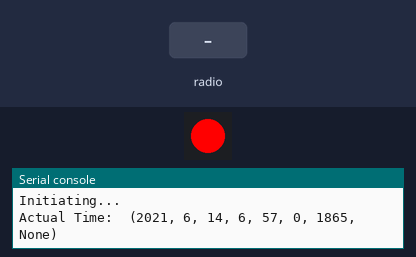
This program was run on a simulated Pycom board running MicroPython. Parts: 1 RGB LEDs in strip order, left to right, the last lines printed to the serial console. Inputs (shaded band) come from the test bench. The clock reads 2024-03-15 10:24:30 at power-on unless the program sets it; no radio messages arrive unless stated (any console line starting 'radio sent:' is added by the test bench); threads take turns every 2 ms; the LoRaWAN join succeeds after 3 s and a send takes 0.1 s.

Above: at 0.1 s.
At 6.2 s:
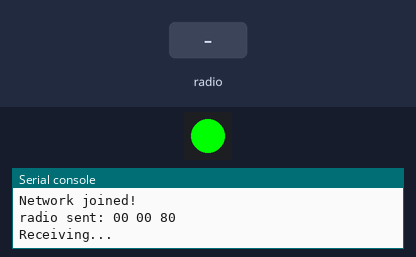
6.3 s: radio message "0" arrives
Timing chart, 0 to 9.3 s (numbered marks = the images above; inputs shaded):
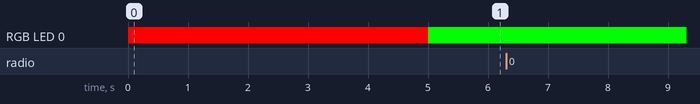

The program:

main.py
```python
import pycom
from network import LoRa
import time
import binascii
import socket

from machine import Pin
from onewire import DS18X20
from onewire import OneWire

import _thread

from machine import RTC
import utime
from PAlarm import PAlarm
import luand
import const

""" Setup Variables - Must be Set/verified before every run """
                #   Y    M   D   H   m
setup_start_time = (2021, 6, 14, 6, 57)
setup_time_slots = {(0, 7, 0) : Pin('P10', mode = Pin.IN), (0,12, 0) : Pin('P9', mode = Pin.IN)} # <weekday [0-6 / mon-sun], hour [0-23], minute [0-60]>

""" Global Vars """
rtc = RTC()

color_lock = _thread.allocate_lock()
alarms_lock = _thread.allocate_lock()

alarms_palarm = []

""" Shared Region """
def blinkLED():
    with color_lock:
        for _ in range(5):
            pycom.rgbled(0xff0000)
            time.sleep(0.4)
            pycom.rgbled(0x888888)
            time.sleep(0.1)
        pycom.rgbled(0x000000)


def addAlarm(timemark: tuple, ssocket : socket , weekly = False):
    index = -1
    found = False
    with alarms_lock:
        for a in alarms_palarm:
            index+=1
            if a.getSchedule() == timemark:
                found = True
                if a.isWeekly():
                    return False
                else:
                    break

        t_pin = None
        for times in sorted(setup_time_slots.keys()):
            if timemark[0] == times[0] and 0 <= timemark[1] - times[1] <= 3:
                t_pin = setup_time_slots[times]
                break

        if not t_pin:
            return False

        if found:
            alarms_palarm.pop(index)

        if weekly:                      # seconds in a week
            alarms_palarm.append( PAlarm(604800, timemark, weekly, blinkLED, addAlarm, t_pin, ssocket) )
        else:
                t_now = utime.gmtime()
                t_day = t_now[6]

                diff_days = timemark[0] - t_day
                if diff_days < 0:
                    diff_days = (7 - t_day) + timemark[0]
                                            # seconds in a day  - actually seconds                              + desired seconds
                alarms_palarm.append( PAlarm(86400 * diff_days - (t_now[3] * 3600 + t_now[4] * 60 + t_now[5]) + (timemark[1] * 3600 + timemark[2] * 60), timemark, weekly, blinkLED, addAlarm, t_pin, ssocket) )
        print("ListaD: ", alarms_palarm)
        return True

def removeAlarm(timemark: tuple):
    index = -1
    with alarms_lock:
        for a in alarms_palarm:
            index+=1
            if a.getSchedule() == timemark:
                break

        al = alarms_palarm.pop(index)
        al.cancelAlarm()

""" Threads """
""" Downlink Receiver """
def threadWork(ssocket : socket):
    sct = socket.socket(socket.AF_LORA, socket.SOCK_RAW)
    sct.setsockopt(socket.SOL_LORA, socket.SO_DR, 5)
    sct.bind(1)
    sct.setblocking(True)

    while True:
        try:
            print("Receiving...")
            msg = sct.recv(64)

            #interpret data
            data = int.from_bytes(msg, 'little')
            payload = luand.decodePayload(msg)
            print("Payload received: ", payload)

            if int(payload[0]) == const.SET and int(payload[4]) == const.ADD:
                addAlarm( (payload[1], payload[2], payload[3]), ssocket )

            ssocket.send( luand.encodePayload(const.VOID, 0, 0, 0, 0, 0).to_bytes(3, 'little') )
        except Exception as e:
            print("An error has ocorred:", e)

def initiate():

    lora = LoRa(mode=LoRa.LORAWAN)

    app_eui = binascii.unhexlify('70B3D57ED00421AB')
    app_key = binascii.unhexlify('758B8247E12A37076C194B517D0999D5')

    lora.join(activation=LoRa.OTAA, auth=(app_eui, app_key), timeout=0)

    # wait until the module has joined the network
    pycom.rgbled(0xFF0000)
    while not lora.has_joined():
        time.sleep(2.5)
        print('Not joined yet... Have you registered device ID? Mine is:')
        print(binascii.hexlify(lora.mac()).upper().decode('utf-8'))

    print('Network joined!')
    pycom.rgbled(0x00FF00)

    # setup a socket to transmit data
    s = socket.socket(socket.AF_LORA, socket.SOCK_RAW)
    s.setsockopt(socket.SOL_LORA, socket.SO_DR, 5)
    s.setblocking(False)

    _thread.start_new_thread(threadWork, [s] )
    while True:
        s.send( luand.encodePayload(const.VOID, 0, 0, 0, 0, 0).to_bytes(3, 'little') )

        #rest for a arbitrary interval
        time.sleep(60 * 30)

def setClock():

    rtc.init(setup_start_time)

    print("Actual Time: ", rtc.now())

if __name__ == "__main__":
    pycom.heartbeat(False)

    print("Initiating...")
    setClock()
    initiate()
```

PAlarm.py
```python
from machine import Timer
from machine import Pin
import utime
import const
import socket
from luand import encodePayload

class PAlarm:

    def __init__(self, waiting_period: int, schedule: tuple, weekly_flag: bool, colorChange: function, callBack: function, pin : Pin, ssocket: socket):
        print("Alarm Created!!")
        self.schedule = schedule    # tuple (day, hour, min)
        self.weekly = weekly_flag
        self.colorChange = colorChange
        self.callBack = callBack
        self.pin = pin
        self.ssocket = ssocket

        self.__alarm = Timer.Alarm(self._seconds_handler, waiting_period, periodic=True)

    def _seconds_handler(self, alarm):
        start_time = utime.time()
        break_cond = False
        tolerance_time = 60 * 20 # seconds
        while not break_cond:
            self.colorChange()
            diff_time = utime.time() - start_time
            if diff_time > tolerance_time:
                print("Past Tolerance Time", diff_time)
                break_cond = True
            elif self.pin() == 1:   # Note: 1 means detecting, 0 elsewise
                print("Slot has been Openned!!")
                break_cond = True
                                                                                                                            # send 0 if > tolerance_time, so it doens't overflows
        payload = (const.INFO, self.schedule[0], self.schedule[1], self.schedule[2], const.ON_TIME if diff_time < tolerance_time else const.FORGOT, diff_time if diff_time < tolerance_time else 0)
        print("Sending: ", payload)
        self.ssocket.send( encodePayload(*payload).to_bytes(3, 'little') )

        if not self.weekly:
            self.cancelAlarm()
            self.callBack(self.schedule, self.ssocket, True)

    def cancelAlarm(self):
        self.__alarm.cancel()

    def getSchedule(self):
        return self.schedule

    def isWeekly(self):
        return  self.weekly
```

luand.py
```python
def encodePayload(m_type, day, hour, minute, flag, delay=0):
    assert 0 <= m_type <= 3
    assert 0 <= day <= 6
    assert 0 <= hour <= 24
    assert 0 <= minute <= 60
    assert 0 <= flag <= 1  # type=3 (set/downlink) -> flag=0:add,flag=1:rm; #type=1 (info) -> flag=0:on_time;flag=1:has_delay [check delay]
    assert 0 <= delay <= 120

    payload_meta = 0
    payload_meta |= (m_type << 22)

    payload_meta |= (day << 19)

    payload_meta |= (hour << 14)

    payload_meta |= (minute << 8)

    payload_all = payload_meta

    payload_all |= (flag << 7)

    payload_all |= (delay << 0)

    return payload_all


def decodePayload(payload: bytes):  # Note: assumes 3 bytes
    unbyted = int.from_bytes(payload, "little")

    u_type = ((((2 ** 2) - 1) << 22) & unbyted) >> 22

    u_day = ((((2 ** 3) - 1) << 19) & unbyted) >> 19

    u_hour = ((((2 ** 5) - 1) << 14) & unbyted) >> 14

    u_min = ((((2 ** 6) - 1) << 8) & unbyted) >> 8

    u_flag = ((((2 ** 1) - 1) << 7) & unbyted) >> 7

    u_delay = ((((2 ** 7) - 1) << 0) & unbyted) >> 0

    return u_type, u_day, u_hour, u_min, u_flag, u_delay


if __name__ == "__main__":
    print(encodePayload(3, 6, 24, 60, 1, 120))
    print(decodePayload(encodePayload(3, 6, 24, 60, 1, 120).to_bytes(3, 'little')))


    print(encodePayload(3, 0, 7, 15, 0, 0))
```

const.py
```python
# MSG TYPE
INFO = 1
VOID = 2
SET = 3

# INFO FLAG
ON_TIME = 0
FORGOT = 1

# SET FLAG
ADD = 0
RMV = 1
```
